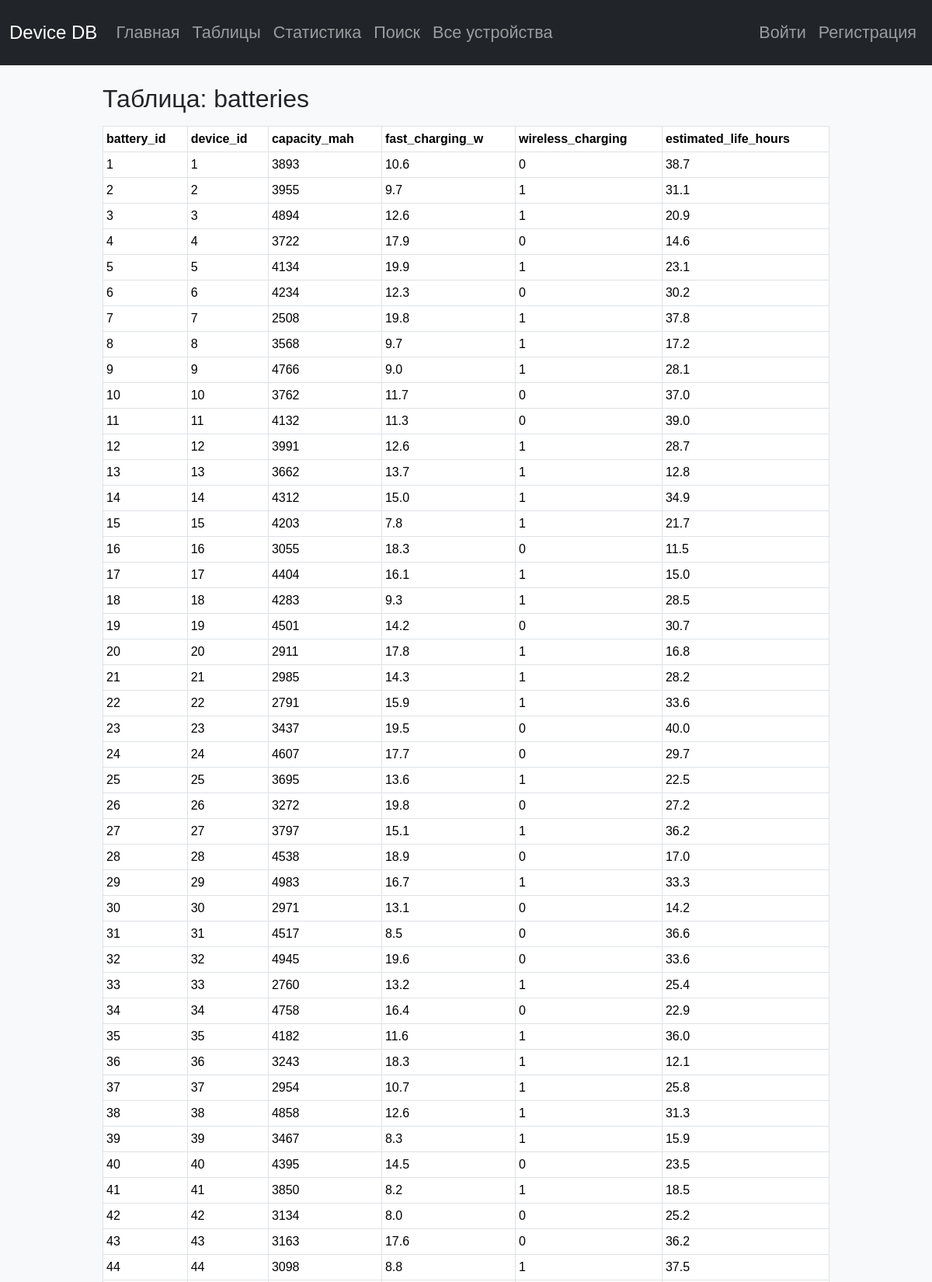
Screenshot of /table/batteries (upper part) with the database file from the repository.
### tables this page shows
CREATE TABLE batteries (
    battery_id INTEGER PRIMARY KEY CHECK(battery_id BETWEEN 1 AND 500),
    device_id INTEGER NOT NULL UNIQUE,
    capacity_mah INTEGER NOT NULL CHECK(capacity_mah BETWEEN 1 AND 20000),
    fast_charging_w REAL NOT NULL CHECK(fast_charging_w BETWEEN 0.0 AND 20.0),
    wireless_charging INTEGER NOT NULL CHECK(wireless_charging IN (0, 1)),
    estimated_life_hours REAL NOT NULL CHECK(estimated_life_hours BETWEEN 0.0 AND 96.0),
    FOREIGN KEY (device_id) REFERENCES devices(device_id)
);

### app.py (the view)
@app.route('/table/<table_name>')
def table_view(table_name):
    if table_name.lower() == 'users' and current_user.username != SUPERADMIN_USERNAME:
        return redirect(url_for('tables_list'))
    with sqlite3.connect(DB_PATH) as conn:
        c = conn.cursor()
        c.execute(f"PRAGMA table_info({table_name})")
        cols_info = c.fetchall()
        columns = [desc[1] for desc in cols_info]
        pk_name = cols_info[0][1] if cols_info else None
        c.execute(f"SELECT * FROM {table_name}")
        rows = c.fetchall()
    is_dictionary = table_name in {
        'categories','manufacturers','retailers','color',
        'country','os_name','proc_model','storage_type','techn_matr'
    }
    return render_template(
        'table_view.html',
        table=table_name,
        columns=columns,
        rows=rows,
        pk_name=pk_name,
        is_dictionary=is_dictionary
    )

### app.py (called while the page is built)
@app.context_processor
def inject_roles():
    is_superadmin = current_user.is_authenticated and (getattr(current_user, 'username', '').lower() == SUPERADMIN_USERNAME)
    is_admin_effective = current_user.is_authenticated  # все залогиненные считаются «админами»
    return dict(is_superadmin=is_superadmin, is_admin=is_admin_effective)

@app.context_processor
def inject_flags():
    return {
        'is_admin': (current_user.is_authenticated and getattr(current_user, 'is_admin', False))
    }

### templates/table_view.html (shortened to what this page needs)
{% extends "base.html" %}
{% block content %}
  {% set t = table|lower %}
  {% set admin = (is_admin if (is_admin is defined) else (current_user.is_authenticated and current_user.is_admin)) %}
  {% set blocked = ['displays','batteries','cameras','specifications','device_retailers', 'users'] %}
  {% set superadmin = (current_user.is_authenticated and current_user.username|lower == 'admin') %}
  {% if t == 'users' and not superadmin %}
  {% else %}
    {% set ns = namespace(created_by_idx = -1, hidden_cols = []) %}
    {% for c in columns %}
      {% if c|lower == 'created_by' %}
        {% set ns.created_by_idx = loop.index0 %}
      {% endif %}
      {% if t == 'users' and c|lower in ['password_hash'] %}
        {% set _ = ns.hidden_cols.append(loop.index0) %}
      {% endif %}
    {% endfor %}
    {% if t == 'devices' and not admin and ns.created_by_idx != -1 %}
      {% set _ = ns.hidden_cols.append(ns.created_by_idx) %}
    {% endif %}
    <div class="d-flex align-items-center justify-content-between mb-3">
      <h2 class="mb-0">Таблица: {{ table }}</h2>
    </div>
    <div class="table-responsive">
      <table class="table table-bordered table-sm align-middle">
        <thead>
          <tr>
            {% for col in columns %}
              {% if loop.index0 not in ns.hidden_cols %}
                <th>{{ col }}</th>
              {% endif %}
            {% endfor %}
          </tr>
        </thead>
        <tbody>
          {% for row in rows %}
            <tr>
              {% for cell in row %}
                {% if loop.index0 not in ns.hidden_cols %}
                  <td class="text-nowrap">{{ cell }}</td>
                {% endif %}
              {% endfor %}
            </tr>
          {% endfor %}
        </tbody>
      </table>
    </div>
  {% endif %}
{% endblock %}

### static/style.css (style rules this page uses)
html, body { margin: 0; padding: 0; height: 100%; background-color: #f8f9fa; font-family: Arial, sans-serif; }

### templates/base.html (style rules this page uses)
:root { --nav-scale: 1.5; }

### templates/table_view.html (style rules this page uses)
.table-responsive { overflow-x: auto; }

### rows the page displays
batteries: row "1" "1" "0", capacity_mah "3893", fast_charging_w "10.6", estimated_life_hours "38.7"
batteries: row "2" "2" "1", capacity_mah "3955", fast_charging_w "9.7", estimated_life_hours "31.1"
batteries: row "3" "3" "1", capacity_mah "4894", fast_charging_w "12.6", estimated_life_hours "20.9"
batteries: row "4" "4" "0", capacity_mah "3722", fast_charging_w "17.9", estimated_life_hours "14.6"
batteries: row "5" "5" "1", capacity_mah "4134", fast_charging_w "19.9", estimated_life_hours "23.1"
batteries: row "6" "6" "0", capacity_mah "4234", fast_charging_w "12.3", estimated_life_hours "30.2"
batteries: row "7" "7" "1", capacity_mah "2508", fast_charging_w "19.8", estimated_life_hours "37.8"
batteries: row "8" "8" "1", capacity_mah "3568", fast_charging_w "9.7", estimated_life_hours "17.2"
batteries: row "9" "9" "1", capacity_mah "4766", fast_charging_w "9.0", estimated_life_hours "28.1"
batteries: row "10" "10" "0", capacity_mah "3762", fast_charging_w "11.7", estimated_life_hours "37.0"
batteries: row "11" "11" "0", capacity_mah "4132", fast_charging_w "11.3", estimated_life_hours "39.0"
batteries: row "12" "12" "1", capacity_mah "3991", fast_charging_w "12.6", estimated_life_hours "28.7"
batteries: row "13" "13" "1", capacity_mah "3662", fast_charging_w "13.7", estimated_life_hours "12.8"
batteries: row "14" "14" "1", capacity_mah "4312", fast_charging_w "15.0", estimated_life_hours "34.9"
batteries: row "15" "15" "1", capacity_mah "4203", fast_charging_w "7.8", estimated_life_hours "21.7"
batteries: row "16" "16" "0", capacity_mah "3055", fast_charging_w "18.3", estimated_life_hours "11.5"
batteries: row "17" "17" "1", capacity_mah "4404", fast_charging_w "16.1", estimated_life_hours "15.0"
batteries: row "18" "18" "1", capacity_mah "4283", fast_charging_w "9.3", estimated_life_hours "28.5"
batteries: row "19" "19" "0", capacity_mah "4501", fast_charging_w "14.2", estimated_life_hours "30.7"
batteries: row "20" "20" "1", capacity_mah "2911", fast_charging_w "17.8", estimated_life_hours "16.8"
batteries: row "21" "21" "1", capacity_mah "2985", fast_charging_w "14.3", estimated_life_hours "28.2"
batteries: row "22" "22" "1", capacity_mah "2791", fast_charging_w "15.9", estimated_life_hours "33.6"
batteries: row "23" "23" "0", capacity_mah "3437", fast_charging_w "19.5", estimated_life_hours "40.0"
batteries: row "24" "24" "0", capacity_mah "4607", fast_charging_w "17.7", estimated_life_hours "29.7"
batteries: row "25" "25" "1", capacity_mah "3695", fast_charging_w "13.6", estimated_life_hours "22.5"
batteries: row "26" "26" "0", capacity_mah "3272", fast_charging_w "19.8", estimated_life_hours "27.2"
batteries: row "27" "27" "1", capacity_mah "3797", fast_charging_w "15.1", estimated_life_hours "36.2"
batteries: row "28" "28" "0", capacity_mah "4538", fast_charging_w "18.9", estimated_life_hours "17.0"
batteries: row "29" "29" "1", capacity_mah "4983", fast_charging_w "16.7", estimated_life_hours "33.3"
batteries: row "30" "30" "0", capacity_mah "2971", fast_charging_w "13.1", estimated_life_hours "14.2"
batteries: row "31" "31" "0", capacity_mah "4517", fast_charging_w "8.5", estimated_life_hours "36.6"
batteries: row "32" "32" "0", capacity_mah "4945", fast_charging_w "19.6", estimated_life_hours "33.6"
batteries: row "33" "33" "1", capacity_mah "2760", fast_charging_w "13.2", estimated_life_hours "25.4"
batteries: row "34" "34" "0", capacity_mah "4758", fast_charging_w "16.4", estimated_life_hours "22.9"
batteries: row "35" "35" "1", capacity_mah "4182", fast_charging_w "11.6", estimated_life_hours "36.0"
batteries: row "36" "36" "1", capacity_mah "3243", fast_charging_w "18.3", estimated_life_hours "12.1"
batteries: row "37" "37" "1", capacity_mah "2954", fast_charging_w "10.7", estimated_life_hours "25.8"
batteries: row "38" "38" "1", capacity_mah "4858", fast_charging_w "12.6", estimated_life_hours "31.3"
batteries: row "39" "39" "1", capacity_mah "3467", fast_charging_w "8.3", estimated_life_hours "15.9"
batteries: row "40" "40" "0", capacity_mah "4395", fast_charging_w "14.5", estimated_life_hours "23.5"
batteries: row "41" "41" "1", capacity_mah "3850", fast_charging_w "8.2", estimated_life_hours "18.5"
batteries: row "42" "42" "0", capacity_mah "3134", fast_charging_w "8.0", estimated_life_hours "25.2"
batteries: row "43" "43" "0", capacity_mah "3163", fast_charging_w "17.6", estimated_life_hours "36.2"
batteries: row "44" "44" "1", capacity_mah "3098", fast_charging_w "8.8", estimated_life_hours "37.5"

### other values shown
{{ table }} "batteries"
{{ col }} "battery_id" "device_id" "capacity_mah" "fast_charging_w" "wireless_charging" "estimated_life_hours"
